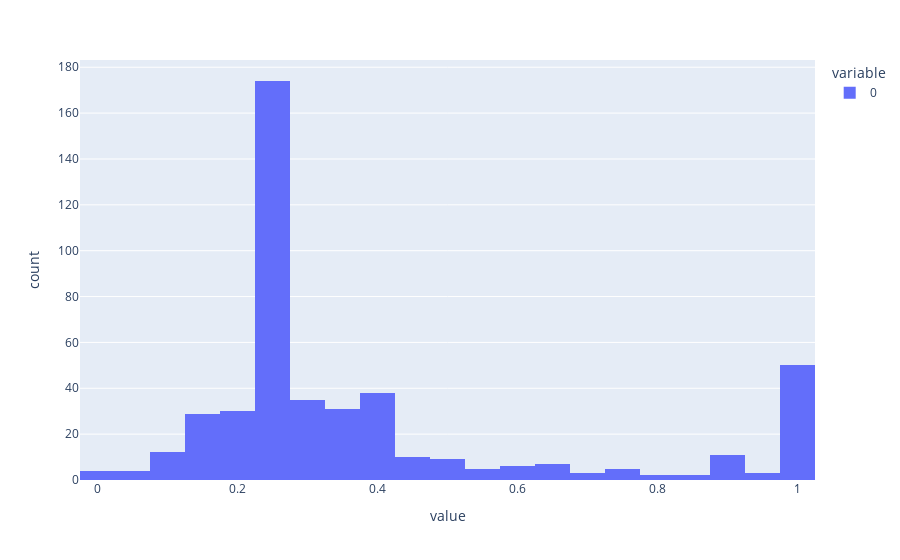

This figure's notebook cell:
### Code cell
mean_permutations_rmu = rmu_metrics['is_correct'].reshape(-1, 24)[known_ids].mean(axis=1)
bins = np.linspace(0, 1, 24)
px.histogram(mean_permutations_rmu, nbins=24).show()

### Figure 1 — Plotly figure (JSON) as saved in the notebook; plotly's stock layout.template omitted (floating-point values rounded to 4 significant figures; data arrays with more than 128 entries replaced by an {"elided": "..."} marker saying what was removed)
{"data": [{"alignmentgroup": "True", "bingroup": "x", "hovertemplate": "variable=0<br>value=%{x}<br>count=%{y}<extra></extra>", "legendgroup": "0", "marker": {"color": "#636efa", "pattern": {"shape": ""}}, "name": "0", "nbinsx": 24, "offsetgroup": "0", "orientation": "v", "showlegend": true, "type": "histogram", "x": {"elided": "470 float values"}, "xaxis": "x", "yaxis": "y"}], "layout": {"autosize": true, "barmode": "relative", "legend": {"title": {"text": "variable"}, "tracegroupgap": 0}, "margin": {"t": 60}, "xaxis": {"anchor": "y", "autorange": true, "domain": [0, 1], "range": [-0.025, 1.025], "title": {"text": "value"}, "type": "linear"}, "yaxis": {"anchor": "x", "autorange": true, "domain": [0, 1], "range": [0, 183.2], "title": {"text": "count"}}}}
